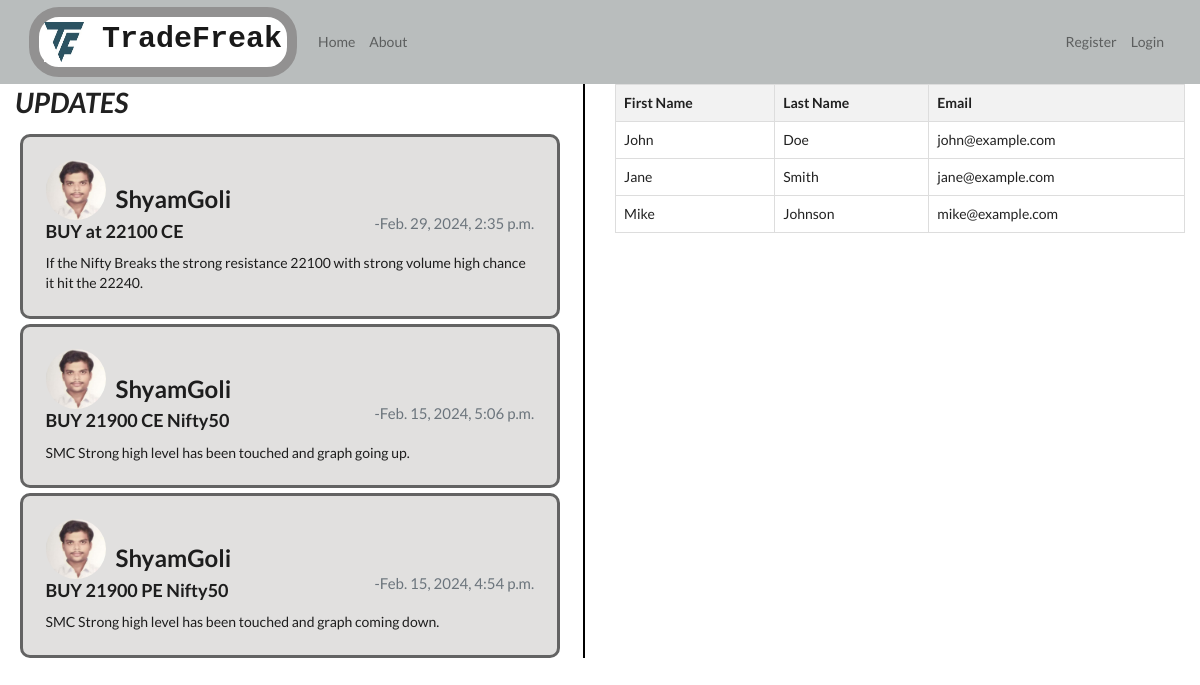
/, run on an earlier commit of the app's database.
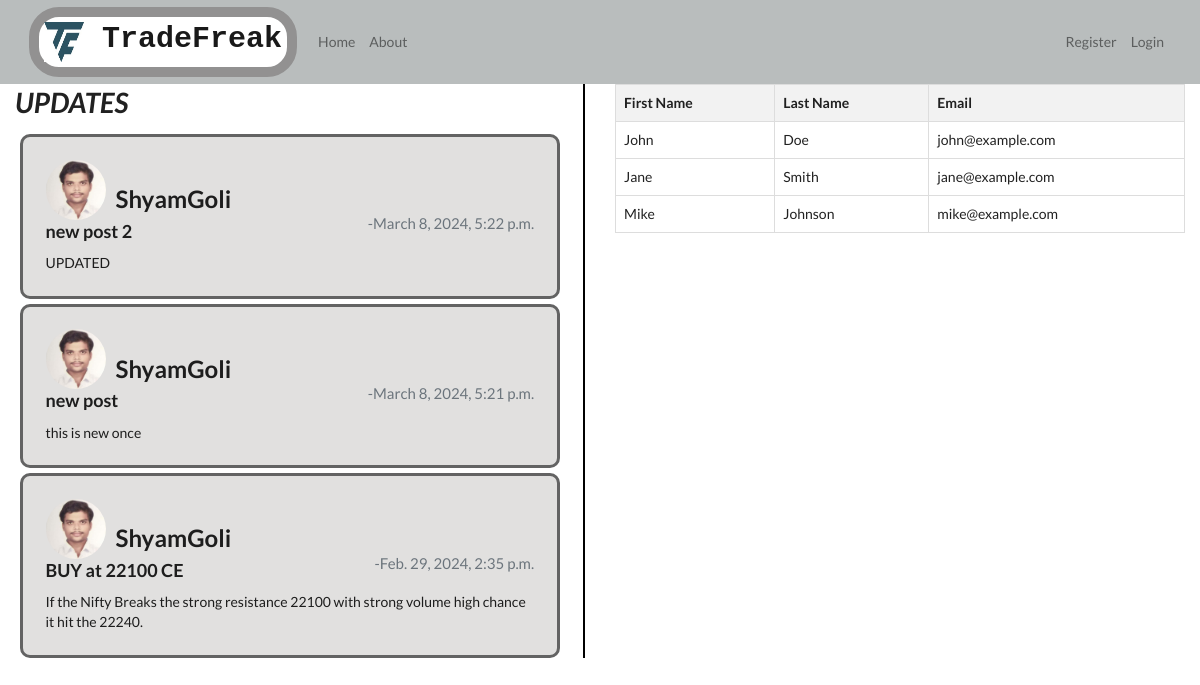
And on a later commit of the database.
### post/models.py (models this page shows, shortened)
class Post(models.Model):
    Heading = models.CharField(max_length=100)
    Author = models.ForeignKey(User,on_delete = models.CASCADE)  # here we have used User as a foriegn key and models.CASCADE as when we delete the user the related posts should also be deleted.
    PostOn = models.DateTimeField(default=timezone.now) # There are many ways to send as parameter to datetime field, but i particularly used this one so that the time and date will be updated each time the data is updated.
    Description = models.TextField()

### users/models.py (models this page shows, shortened)
class Profile(models.Model):
    user = models.OneToOneField(User,on_delete=models.CASCADE)
    image = models.ImageField(default='default.jpg', upload_to = 'profile_pic' )

### post/views.py (the view)
# urls.py: path('', PostListView.as_view(), name='post_home'),
class PostListView(ListView):
    model = Post
    template_name = 'post/home.html' # here the template required name must be in the format <app>/<model_name>_<view_type>.html  eg: post/Post_list.html
    context_object_name = 'posts'  # Here in class view I don't now in template on which variable I should iterate. so this variable needs to be set.
    ordering = ['-PostOn']  # to put the latest post on the top.
    paginate_by = 3   #  from django.core.paginator import paginator  here we do not need to import, because it is a class based view.

### post/templates/post/home.html
{% extends 'post/base.html' %}
{% block content %}
<div class="cards-section">
    <div class="container">
        <div class='display-cards'>
        <h1>
            UPDATES
        </h1>
        {% for post in posts %}
        <div class="card my-cards" style="width: 18rem;">
            <div class="card-body">
                <div class="d-flex">
                    <img class="rounded-circle account-img img-fluid custom-image" src="{{post.Author.profile.image.url}}" alt="">
                <h2 style="margin-left: 10px; ">{{post.Author}}</h2>
                </div>
                <div class="d-flex justify-content-between">
                    <h3 class="card-title">{{post.Heading}}</h3>
                    <h6 class="card-subtitle mb-2 text-muted"> -{{post.PostOn}}</h6>
                </div>
                <p class="card-text">{{post.Description}}</p>
            </div>
        </div>
        {% endfor %}
    </div>
    </div>
    <div class="container">
        <table>
            <thead>
                <tr>
                    <th>First Name</th>
                    <th>Last Name</th>
                    <th>Email</th>
                </tr>
            </thead>
            <tbody>
                <tr>
                    <td>John</td>
                    <td>Doe</td>
                    <td>john@example.com</td>
                </tr>
                <tr>
                    <td>Jane</td>
                    <td>Smith</td>
                    <td>jane@example.com</td>
                </tr>
                <tr>
                    <td>Mike</td>
                    <td>Johnson</td>
                    <td>mike@example.com</td>
                </tr>
            </tbody>
        </table>
    </div>
</div>
{% endblock %}

### post/templates/post/base.html (shortened to what this page needs)
{% load static %}
<!doctype html>
<html lang="en">
  <head>
    <link rel="stylesheet" href="https://cdn.jsdelivr.net/npm/bootstrap@4.3.1/dist/css/bootstrap.min.css">
    <link rel="stylesheet" href="{% static 'post/main.css'%}">
    <link rel="stylesheet" href="https://cdnjs.cloudflare.com/ajax/libs/semantic-ui/2.5.0/semantic.min.css">
  </head>
  <body>
    <div class="nav_section">
    <nav class="navbar navbar-expand-lg navbar-light">
      <div class="container-fluid">
        <a class="navbar-brand brand-name" href="{% url 'post_home' %}">
          <img src="{% static 'post/logo3.jpg' %}" alt="" width="40" height="40" class="d-inline-block align-text-top ">
          TradeFreak
        </a>
        <div class="collapse navbar-collapse" id="navbarNav">
          <ul class="navbar-nav mr-auto">
            <li class="nav-item">
              <a class="nav-link" href="{% url 'post_home' %}">Home</a>
            </li>
            <li class="nav-item">
              <a class="nav-link" href="{% url 'post_about' %}">About</a>
            </li>
          </ul>
          <ul class="navbar-nav">
            {% if user.is_authenticated %}
            <li class="nav-item">
              <a class="nav-link" href="{% url 'post_create' %}">New Post</a>
            </li>
            <li class="nav-item">
              <a class="nav-link" href="{% url 'user_profile' %}">profile</a>
            </li>
            <form method="post" action="{% url 'user_logout' %}">
              {% csrf_token %}
              <button type="submit">Logout</button>
            </form>
            {% else %}
            <li class="nav-item">
              <a class="nav-link" href="{% url 'user_register' %}">Register</a>
            </li>
            <li class="nav-item">
              <a class="nav-link" href="{% url 'user_login' %}">Login</a>
            </li>
            {% endif %}
          </ul>
        </div>
      </div>
    </nav>
  </div>
    {% block content %}
    {% endblock %}
  </body>
</html>

### post/static/post/main.css (style rules this page uses)
h1 { font-style:italic; }
.nav_section { background-color: rgb(185, 189, 189); }
#navbarNav { display: flex; justify-content: end; }
.brand-name { font-weight: 600; font-size: 30px; font-family: 'Courier New', Courier, monospace; color:rgb(94, 91, 91); border: 10px rgb(146, 145, 145) solid; border-radius: 30px; background-color: white; padding: 5px; }
.card { min-width: 95%; }
.my-cards { border: 3px rgb(99, 99, 99) solid; border-radius: 10px; margin: 5px 20px 5px 5px; padding: 5px; background-color: rgb(225, 224, 223); }
.my-cards .card-body { width: 100%; }
.my-cards h6 { font-size: 15px; }
.cards-section { display: flex; justify-content: center; }
.cards-section .container { border-radius: 10px; }
.cards-section .container .display-cards { border-right: 2px black solid; }
table { border-collapse: collapse; width: 100%; }
th, td { border: 1px solid #dddddd; padding: 8px; text-align: left; }
th { background-color: #f2f2f2; }
.custom-image { max-width: 60px; height: auto; }

What changed in the data, as far as the page shows it:
no longer on this page (row unchanged): Post: Author.profile.image (picture), Author "ShyamGoli", Heading "BUY 21900 CE Nifty50", PostOn "Feb. 15, 2024, 5:06 p.m.", Description "SMC Strong high level has been touched and graph going up."
no longer on this page (row unchanged): Post: Author.profile.image (picture), Author "ShyamGoli", Heading "BUY 21900 PE Nifty50", PostOn "Feb. 15, 2024, 4:54 p.m.", Description "SMC Strong high level has been touched and graph coming down."
added Post: Author.profile.image (picture), Author "ShyamGoli", Heading "new post 2", PostOn "March 8, 2024, 5:22 p.m.", Description "UPDATED"
added Post: Author.profile.image (picture), Author "ShyamGoli", Heading "new post", PostOn "March 8, 2024, 5:21 p.m.", Description "this is new once"
